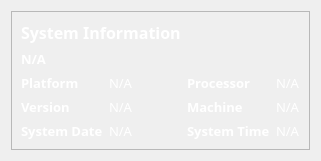
            <widget class="QWidget" name="system_information">
             <layout class="QVBoxLayout" name="verticalLayout_6">
              <item alignment="Qt::AlignTop">
               <widget class="QFrame" name="frame_4">
                <property name="frameShape">
                 <enum>QFrame::StyledPanel</enum>
                </property>
                <property name="frameShadow">
                 <enum>QFrame::Raised</enum>
                </property>
                <layout class="QGridLayout" name="gridLayout_6">
                 <item row="4" column="1">
                  <widget class="QLabel" name="label_46">
                   <property name="font">
                    <font>
                     <family>Noto Sans</family>
                     <pointsize>10</pointsize>
                    </font>
                   </property>
                   <property name="styleSheet">
                    <string notr="true">color: rgb(255, 255, 255);</string>
                   </property>
                   <property name="text">
                    <string>N/A</string>
                   </property>
                  </widget>
                 </item>
                 <item row="2" column="2">
                  <widget class="QLabel" name="label_48">
                   <property name="font">
                    <font>
                     <family>Noto Sans</family>
                     <pointsize>10</pointsize>
                     <weight>75</weight>
                     <bold>true</bold>
                    </font>
                   </property>
                   <property name="styleSheet">
                    <string notr="true">color: rgb(255, 255, 255);</string>
                   </property>
                   <property name="text">
                    <string>Processor</string>
                   </property>
                  </widget>
                 </item>
                 <item row="1" column="0" colspan="2">
                  <widget class="QLabel" name="label_41">
                   <property name="font">
                    <font>
                     <family>Noto Sans</family>
                     <pointsize>10</pointsize>
                     <weight>75</weight>
                     <bold>true</bold>
                    </font>
                   </property>
                   <property name="styleSheet">
                    <string notr="true">color: rgb(255, 255, 255);</string>
                   </property>
                   <property name="text">
                    <string>N/A</string>
                   </property>
                  </widget>
                 </item>
                 <item row="4" column="0">
                  <widget class="QLabel" name="label_43">
                   <property name="font">
                    <font>
                     <family>Noto Sans</family>
                     <pointsize>10</pointsize>
                     <weight>75</weight>
                     <bold>true</bold>
                    </font>
                   </property>
                   <property name="styleSheet">
                    <string notr="true">color: rgb(255, 255, 255);</string>
                   </property>
                   <property name="text">
                    <string>Version</string>
                   </property>
                  </widget>
                 </item>
                 <item row="7" column="0">
                  <widget class="QLabel" name="label_44">
                   <property name="font">
                    <font>
                     <family>Noto Sans</family>
                     <pointsize>10</pointsize>
                     <weight>75</weight>
                     <bold>true</bold>
                    </font>
                   </property>
                   <property name="styleSheet">
                    <string notr="true">color: rgb(255, 255, 255);</string>
                   </property>
                   <property name="text">
                    <string>System Date</string>
                   </property>
                  </widget>
                 </item>
                 <item row="7" column="1">
                  <widget class="QLabel" name="label_47">
                   <property name="font">
                    <font>
                     <family>Noto Sans</family>
                     <pointsize>10</pointsize>
                    </font>
                   </property>
                   <property name="styleSheet">
                    <string notr="true">color: rgb(255, 255, 255);</string>
                   </property>
                   <property name="text">
                    <string>N/A</string>
                   </property>
                  </widget>
                 </item>
                 <item row="2" column="3">
                  <widget class="QLabel" name="label_51">
                   <property name="font">
                    <font>
                     <family>Noto Sans</family>
                     <pointsize>10</pointsize>
                    </font>
                   </property>
                   <property name="styleSheet">
                    <string notr="true">color: rgb(255, 255, 255);</string>
                   </property>
                   <property name="text">
                    <string>N/A</string>
                   </property>
                  </widget>
                 </item>
                 <item row="7" column="3">
                  <widget class="QLabel" name="label_53">
                   <property name="font">
                    <font>
                     <family>Noto Sans</family>
                     <pointsize>10</pointsize>
                    </font>
                   </property>
                   <property name="styleSheet">
                    <string notr="true">color: rgb(255, 255, 255);</string>
                   </property>
                   <property name="text">
                    <string>N/A</string>
                   </property>
                  </widget>
                 </item>
                 <item row="2" column="0">
                  <widget class="QLabel" name="label_42">
                   <property name="font">
                    <font>
                     <family>Noto Sans</family>
                     <pointsize>10</pointsize>
                     <weight>75</weight>
                     <bold>true</bold>
                    </font>
                   </property>
                   <property name="styleSheet">
                    <string notr="true">color: rgb(255, 255, 255);</string>
                   </property>
                   <property name="text">
                    <string>Platform</string>
                   </property>
                  </widget>
                 </item>
                 <item row="0" column="0" colspan="2">
                  <widget class="QLabel" name="label_40">
                   <property name="font">
                    <font>
                     <family>Noto Sans</family>
                     <pointsize>12</pointsize>
                     <weight>75</weight>
                     <bold>true</bold>
                    </font>
                   </property>
                   <property name="styleSheet">
                    <string notr="true">color: rgb(255, 255, 255);</string>
                   </property>
                   <property name="text">
                    <string>System Information</string>
                   </property>
                  </widget>
                 </item>
                 <item row="2" column="1">
                  <widget class="QLabel" name="label_45">
                   <property name="font">
                    <font>
                     <family>Noto Sans</family>
                     <pointsize>10</pointsize>
                    </font>
                   </property>
                   <property name="styleSheet">
                    <string notr="true">color: rgb(255, 255, 255);</string>
                   </property>
                   <property name="text">
                    <string>N/A</string>
                   </property>
                  </widget>
                 </item>
                 <item row="7" column="2">
                  <widget class="QLabel" name="label_50">
                   <property name="font">
                    <font>
                     <family>Noto Sans</family>
                     <pointsize>10</pointsize>
                     <weight>75</weight>
                     <bold>true</bold>
                    </font>
                   </property>
                   <property name="styleSheet">
                    <string notr="true">color: rgb(255, 255, 255);</string>
                   </property>
                   <property name="text">
                    <string>System Time</string>
                   </property>
                  </widget>
                 </item>
                 <item row="4" column="2">
                  <widget class="QLabel" name="label_49">
                   <property name="font">
                    <font>
                     <family>Noto Sans</family>
                     <pointsize>10</pointsize>
                     <weight>75</weight>
                     <bold>true</bold>
                    </font>
                   </property>
                   <property name="styleSheet">
                    <string notr="true">color: rgb(255, 255, 255);</string>
                   </property>
                   <property name="text">
                    <string>Machine</string>
                   </property>
                  </widget>
                 </item>
                 <item row="4" column="3">
                  <widget class="QLabel" name="label_52">
                   <property name="font">
                    <font>
                     <family>Noto Sans</family>
                     <pointsize>10</pointsize>
                    </font>
                   </property>
                   <property name="styleSheet">
                    <string notr="true">color: rgb(255, 255, 255);</string>
                   </property>
                   <property name="text">
                    <string>N/A</string>
                   </property>
                  </widget>
                 </item>
                </layout>
               </widget>
              </item>
             </layout>
            </widget>
